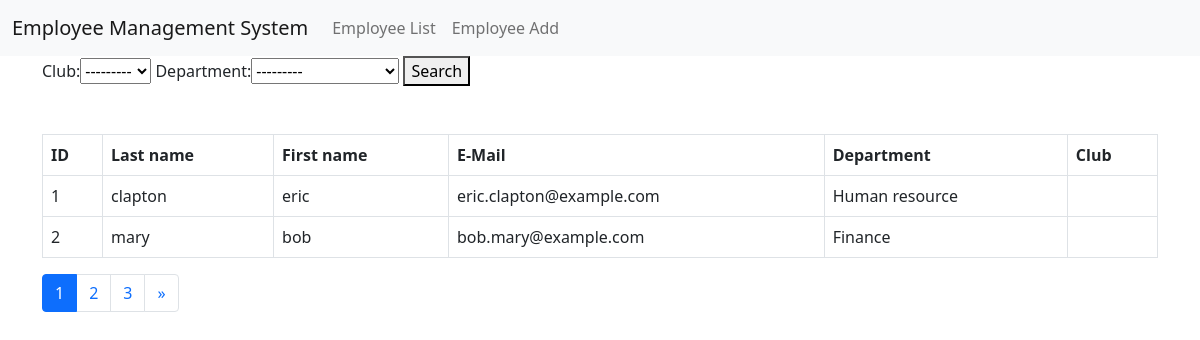
The page / on the database its author committed.
### employee/models.py (models this page shows, shortened)
class Employee(models.Model):
    first_name = models.CharField("First name", max_length=20)
    last_name = models.CharField("Last name", max_length=20)
    email = models.EmailField("E-mail", max_length=254, blank=True)
    department = models.ForeignKey(
        Department, verbose_name="Dep Name", on_delete=models.PROTECT
    )
    club = models.ManyToManyField(Club, verbose_name="Club Name")
    created_at = models.DateTimeField("Date", default=timezone.now)

class Department(models.Model):
    name = models.CharField("Dep Name", max_length=20)
    created_at = models.DateTimeField("Date", default=timezone.now)
    def __str__(self):
        return self.name

### employee/views.py (the view)
# urls.py: path('', views.IndexView.as_view(), name="index"),
class IndexView(generic.ListView):
    model = Employee
    paginate_by = 2
    def get_context_data(self):
        context = super().get_context_data()
        context["form"] = SearchForm(self.request.GET)
        return context
    def get_queryset(self):
        form = SearchForm(self.request.GET)
        form.is_valid()
        queryset = super().get_queryset()
        department = form.cleaned_data["department"]
        if department:
            queryset = queryset.filter(department=department)
        club = form.cleaned_data["club"]
        if club:
            queryset = queryset.filter(club=club)
        return queryset

### employee/forms.py
class SearchForm(forms.Form):
    club = forms.ModelChoiceField(queryset=Club.objects, label="Club", required=False)
    department = forms.ModelChoiceField(queryset=Department.objects, label="Department", required=False)

### employee/models.py (called while the page is built)
    def __str__(self):
        return self.name

### employee/templates/employee/employee_list.html
{% extends 'employee/base.html' %}
{% block content %}
    <form action="" method="GET">
        {{ form }}
        <button type="submit">Search</button>
    </form>
    <table class="table table-bordered mt-5">
    <thead>
        <tr>
            <th>ID</th>
            <th>Last name</th>
            <th>First name</th>
            <th>E-Mail</th>
            <th>Department</th>
            <th>Club</th>
        </tr>
    </thead>
    <tbody>
        {% for employee in employee_list %}
            <tr>
                <td>{{ employee.pk }}</td>
                <td>{{ employee.last_name }}</td>
                <td>{{ employee.first_name }}</td>
                <td>{{ employee.email }}</td>
                <td>{{ employee.department }}</td>
                <td>{% for club in employee.club.all %}{{ club }} {% endfor %}</td>
            </tr>
        {% endfor %}
    </tbody>
    </table>
{% include 'employee/page4.html' %}
{% endblock content %}

### rows shown on the page
Employee: pk "1", last_name "clapton", first_name "eric", email "eric.clapton@example.com", department "Human resource"
Employee: pk "2", last_name "mary", first_name "bob", email "bob.mary@example.com", department "Finance"

### other values the page prints
{{ link_page }} "1"
{{ link_page }} "2" "3"
